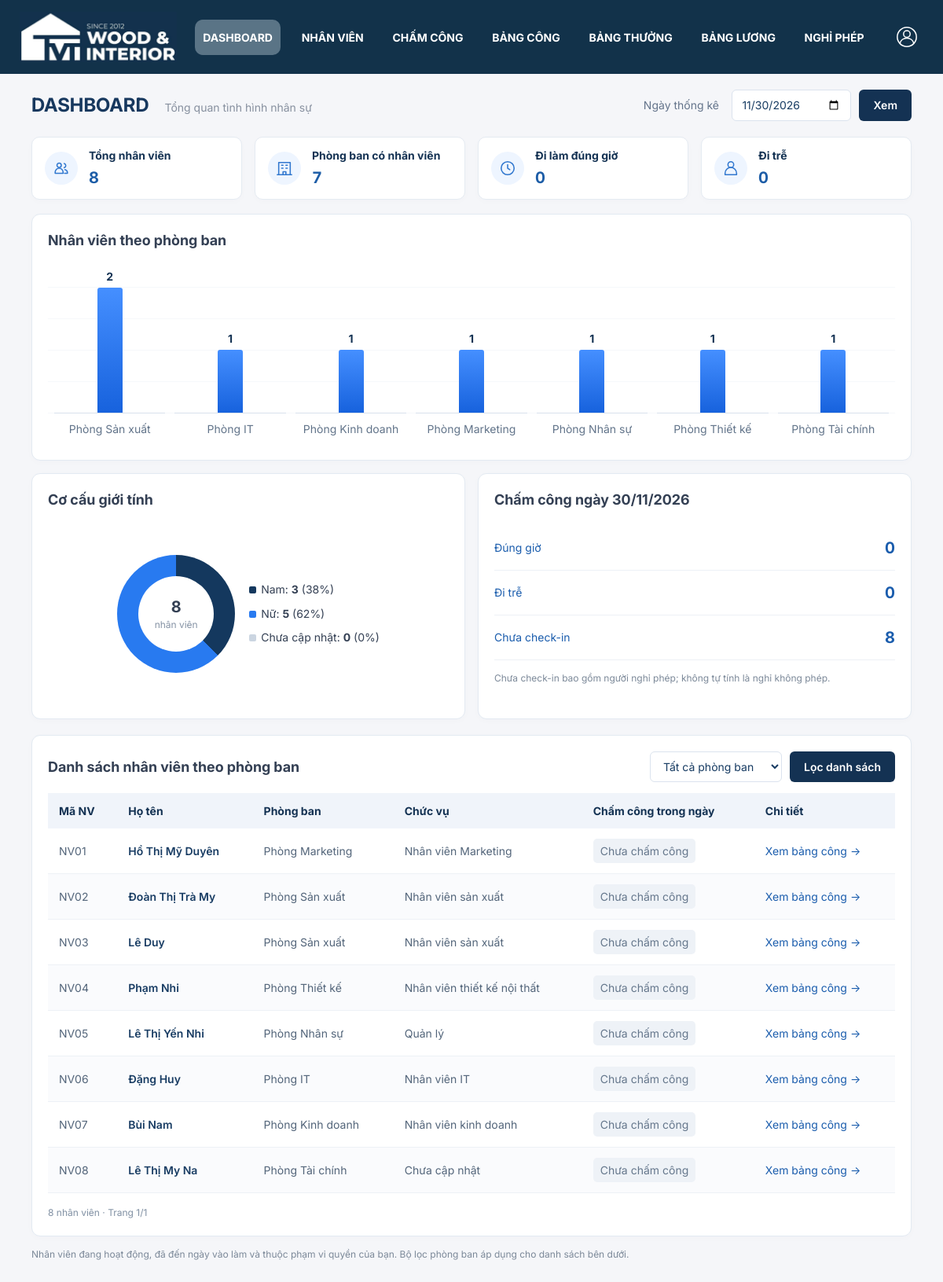
Before: /dashboard/ (signed in) with the older database file.
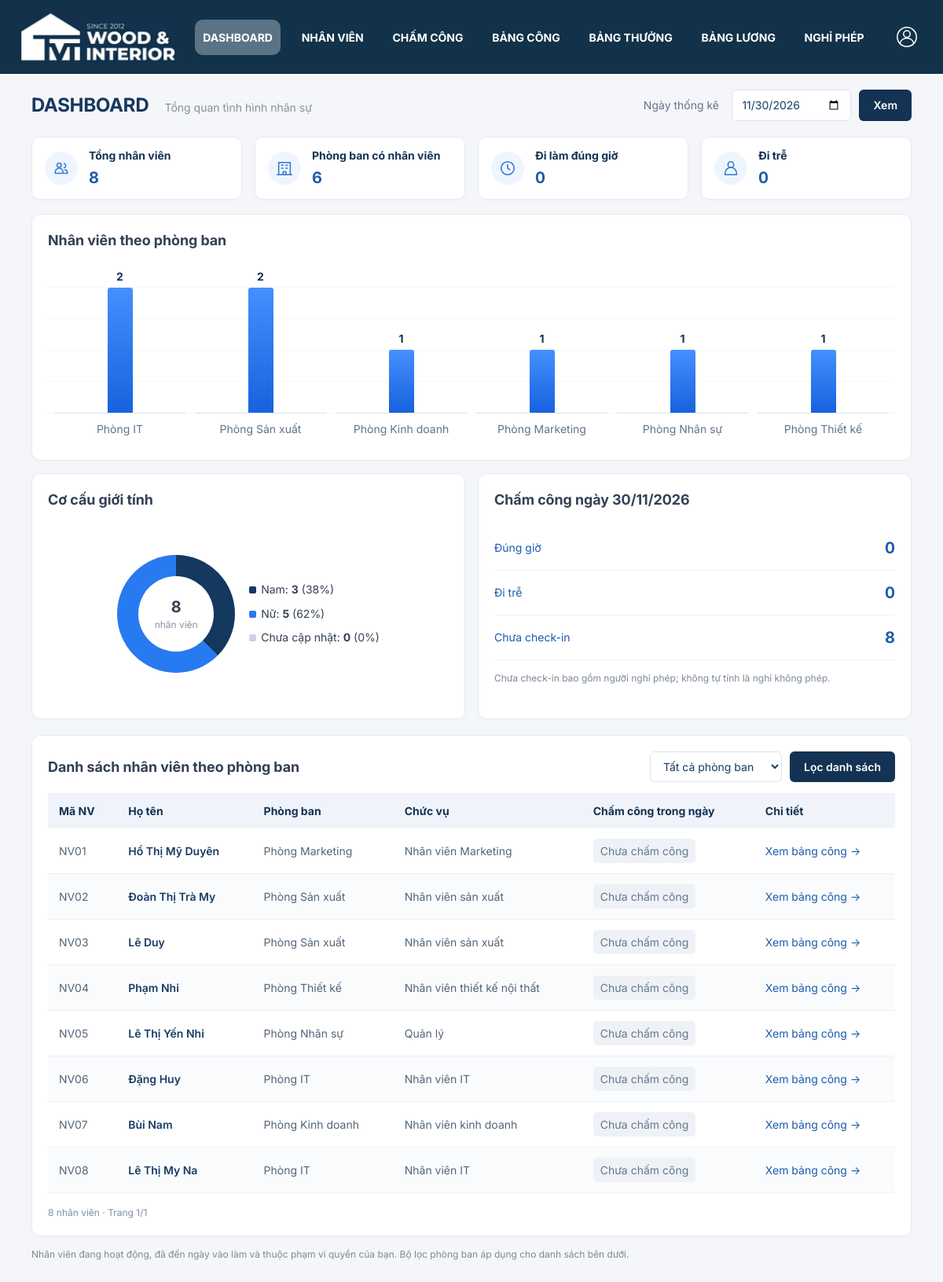
After: the same page with the newer database file.
### nhan_vien/models.py (models this page shows, shortened)
class Department(models.Model):
    code = models.CharField('Mã phòng', max_length=30, unique=True)
    name = models.CharField('Tên phòng', max_length=150)
    allows_overtime = models.BooleanField('Phòng Sản xuất được phép OT', default=False)
    manager = models.ForeignKey('Employee', null=True, blank=True, on_delete=models.SET_NULL,
                                related_name='managed_departments', verbose_name='Trưởng phòng')
    class Meta:
        db_table = 'Phong_ban'
        constraints = [models.UniqueConstraint(fields=['allows_overtime'], condition=models.Q(allows_overtime=True),
                                               name='one_production_overtime_department')]
    def __str__(self):
        return self.name

class Employee(models.Model):
    GENDER_CHOICES = [('Nam', 'Nam'), ('Nữ', 'Nữ')]
    EMPLOYMENT_STATUS_CHOICES = [
        ('Đang làm việc', 'Đang làm việc'),
        ('Tạm nghỉ', 'Tạm nghỉ'),
        ('Đã nghỉ việc', 'Đã nghỉ việc'),
    ]
    code = models.CharField('Mã nhân viên', max_length=25, unique=True)
    full_name = models.CharField('Họ tên', max_length=255)
    user = models.OneToOneField(settings.AUTH_USER_MODEL, on_delete=models.PROTECT,
                               related_name='employee', verbose_name='Tài khoản')
    department = models.ForeignKey(Department, on_delete=models.PROTECT, verbose_name='Phòng ban')
    position = models.ForeignKey('Position', null=True, blank=True, on_delete=models.SET_NULL,
                                 related_name='employees', verbose_name='Chức vụ')
    avatar = models.FileField('Ảnh đại diện', upload_to='employees/avatars/', blank=True,
                              validators=[FileExtensionValidator(['jpg', 'jpeg', 'png', 'webp'])])
    national_id = models.CharField('CCCD', max_length=12, null=True, blank=True, unique=True)
    gender = models.CharField('Giới tính', max_length=10, choices=GENDER_CHOICES, blank=True)
    date_of_birth = models.DateField('Ngày sinh', null=True, blank=True)
    phone = models.CharField('Số điện thoại', max_length=15, null=True, blank=True, unique=True)
    address = models.CharField('Địa chỉ', max_length=255, blank=True)
    hire_date = models.DateField('Ngày vào làm')
    base_salary = models.DecimalField('Lương cơ bản', max_digits=16, decimal_places=2,
                                     validators=[MinValueValidator(0)])
    payroll_settings = models.JSONField('Thiết lập tính lương dùng chung', null=True, blank=True, default=None)
    is_active = models.BooleanField('Đang làm việc', default=True)
    employment_status = models.CharField('Trạng thái nhân viên', max_length=30,
                                         choices=EMPLOYMENT_STATUS_CHOICES,
                                         default='Đang làm việc')
    class Meta:
        ordering = ['code']
        db_table = 'Ho_so_ca_nhan'

class Position(models.Model):
    department = models.ForeignKey(Department, on_delete=models.PROTECT, related_name='positions')
    name = models.CharField('Tên chức vụ', max_length=255)
    salary_coefficient = models.DecimalField('Hệ số lương chức vụ', max_digits=4,
                                             decimal_places=1, validators=[MinValueValidator(0)])
    class Meta:
        db_table = 'Chuc_vu'
        ordering = ['department__name', 'name']
        constraints = [models.UniqueConstraint(fields=['department', 'name'], name='unique_position_per_department')]

### config/views.py (the view)
# urls.py: path('dashboard/', dashboard, name='dashboard'),
@login_required
def dashboard(request):
    if not has_role(request.user, HR, DIRECTOR, MANAGER):
        return redirect('bang_cong:danh-sach')
    form = DashboardFilter(request.user, request.GET)
    context = dashboard_context(request.user, form) if form.is_valid() else {}
    query = request.GET.copy()
    query.pop('page', None)
    context.update({'form': form, 'page_obj': Paginator(context.get('employee_rows', []), 10).get_page(request.GET.get('page')),
                    'page_query': query.urlencode()})
    return render(request, 'dashboard.html', context)

### config/dashboard.py
class DashboardFilter(forms.Form):
    date = forms.DateField(label='Ngày thống kê', widget=forms.DateInput(attrs={'type': 'date'}, format='%Y-%m-%d'))
    department = forms.ModelChoiceField(label='Phòng ban', queryset=Department.objects.none(), required=False, empty_label='Tất cả phòng ban')
    def __init__(self, user, data=None):
        values = {'date': timezone.localdate().isoformat()}
        if data:
            values.update(data.dict())
        super().__init__(values)
        self.fields['department'].queryset = Department.objects.filter(pk__in=visible_employees(user).values('department_id')).order_by('name')

### nhan_vien/access.py (called while the page is built)
def has_role(user, *roles):
    return user.is_authenticated and (user.is_superuser or user.groups.filter(name__in=roles).exists())

def visible_employees(user):
    employees = Employee.objects.select_related('department', 'user')
    if has_role(user, HR, DIRECTOR):
        return employees
    if has_role(user, MANAGER):
        return employees.filter(department__manager__user=user)
    return employees.filter(user=user)

### nhan_vien/templatetags/access_tags.py (called while the page is built)
@register.simple_tag
def role_allowed(user, *roles):
    return has_role(user, *roles)

### templates/dashboard.html (shortened to what the changed rows need)
{% extends 'base.html' %}{% load static %}
{% block extra_head %}<link rel="stylesheet" href="{% static 'css/dashboard.css' %}?v=links"><link rel="stylesheet" href="{% static 'css/dashboard-typography.css' %}?v=4">{% endblock %}
{% block content %}
<section class="db-page">
<header class="db-heading"><div><h1>Dashboard</h1></div></header>
{% if form.errors %}<div class="alert alert-danger">{{ form.errors }}</div>{% else %}
<div class="db-cards">
<a class="db-card-link" href="{% url 'employees' %}?active_as_of={{ selected_day|date:'Y-m-d' }}"><span class="db-icon" aria-hidden="true"><svg viewBox="0 0 24 24"><circle cx="9" cy="8" r="3"/><path d="M3.5 19v-1.5a5.5 5.5 0 0 1 11 0V19zM16 5.5a3 3 0 0 1 0 5.8M17 14a4.5 4.5 0 0 1 3.5 4.4V19h-4"/></svg></span><div><h2>Tổng nhân viên</h2><strong>{{ total_employees }}</strong></div></a>
<a class="db-card-link" href="{% url 'departments' %}?date={{ selected_day|date:'Y-m-d' }}"><span class="db-icon" aria-hidden="true"><svg viewBox="0 0 24 24"><path d="M4 21V4h16v17M2 21h20M8 8h2m4 0h2M8 12h2m4 0h2M10 21v-4h4v4"/></svg></span><div><h2>Phòng ban có nhân viên</h2><strong>{{ department_count }}</strong></div></a>
<a class="db-card-link" href="{% url 'bang_cong:danh-sach' %}?month={{ selected_day.month }}&amp;year={{ selected_day.year }}&amp;day={{ selected_day|date:'Y-m-d' }}&amp;day_state=ontime"><span class="db-icon" aria-hidden="true"><svg viewBox="0 0 24 24"><circle cx="12" cy="12" r="9"/><path d="M12 7v5l3 2"/></svg></span><div><h2>Đi làm đúng giờ</h2><strong>{{ attendance_counts.ontime }}</strong></div></a>
<a class="db-card-link" href="{% url 'bang_cong:danh-sach' %}?month={{ selected_day.month }}&amp;year={{ selected_day.year }}&amp;day={{ selected_day|date:'Y-m-d' }}&amp;day_state=late"><span class="db-icon" aria-hidden="true"><svg viewBox="0 0 24 24"><circle cx="12" cy="7" r="4"/><path d="M4 21v-2a8 8 0 0 1 16 0v2z"/></svg></span><div><h2>Đi trễ</h2><strong>{{ attendance_counts.late }}</strong></div></a>
</div>
<div class="db-charts">
<article class="db-panel"><h2>Nhân viên theo phòng ban</h2><div class="db-bars">{% for department in departments %}<a class="db-bar-column" href="{% url 'employees' %}?active_as_of={{ selected_day|date:'Y-m-d' }}&amp;department={{ department.department_id }}"><div class="db-bar-track"><div class="db-bar" style="height:{{ department.height }}%"><strong>{{ department.total }}</strong></div></div><span>{{ department.department__name }}</span></a>{% empty %}<p>Chưa có dữ liệu nhân viên.</p>{% endfor %}</div></article>
<article class="db-panel"><h2>Cơ cấu giới tính</h2><div class="db-gender"><div class="db-donut" role="img" aria-label="Tổng {{ total_employees }} nhân viên; {% for item in genders %}{{ item.label }}: {{ item.count }}. {% endfor %}" style="background:conic-gradient(#14385e 0% {{ genders.0.end }}%,#287af0 {{ genders.0.end }}% {{ genders.1.end }}%,#cbd5e1 {{ genders.1.end }}% 100%)"><span>{{ total_employees }}<small>nhân viên</small></span></div><ul>{% for item in genders %}<li><a href="{% url 'employees' %}?active_as_of={{ selected_day|date:'Y-m-d' }}&amp;gender={{ item.value|urlencode }}"><i style="background:{{ item.color }}"></i>{{ item.label }}: <b>{{ item.count }}</b> ({{ item.percent }}%)</a></li>{% endfor %}</ul></div></article>
<article class="db-panel"><h2>Chấm công ngày {{ selected_day|date:'d/m/Y' }}</h2><dl class="db-attendance"><div><dt><a href="{% url 'bang_cong:danh-sach' %}?month={{ selected_day.month }}&amp;year={{ selected_day.year }}&amp;day={{ selected_day|date:'Y-m-d' }}&amp;day_state=ontime">Đúng giờ</a></dt><dd><a href="{% url 'bang_cong:danh-sach' %}?month={{ selected_day.month }}&amp;year={{ selected_day.year }}&amp;day={{ selected_day|date:'Y-m-d' }}&amp;day_state=ontime">{{ attendance_counts.ontime }}</a></dd></div><div><dt><a href="{% url 'bang_cong:danh-sach' %}?month={{ selected_day.month }}&amp;year={{ selected_day.year }}&amp;day={{ selected_day|date:'Y-m-d' }}&amp;day_state=late">Đi trễ</a></dt><dd><a href="{% url 'bang_cong:danh-sach' %}?month={{ selected_day.month }}&amp;year={{ selected_day.year }}&amp;day={{ selected_day|date:'Y-m-d' }}&amp;day_state=late">{{ attendance_counts.late }}</a></dd></div><div><dt><a href="{% url 'bang_cong:danh-sach' %}?month={{ selected_day.month }}&amp;year={{ selected_day.year }}&amp;day={{ selected_day|date:'Y-m-d' }}&amp;day_state=unchecked">Chưa check-in</a></dt><dd><a href="{% url 'bang_cong:danh-sach' %}?month={{ selected_day.month }}&amp;year={{ selected_day.year }}&amp;day={{ selected_day|date:'Y-m-d' }}&amp;day_state=unchecked">{{ attendance_counts.unchecked }}</a></dd></div></dl><p class="db-note">Chưa check-in bao gồm người nghỉ phép; không tự tính là nghỉ không phép.</p>{% if schedule_missing %}<p class="db-note">Chưa có ca cấu hình nên chưa phân loại đúng giờ/đi trễ.</p>{% endif %}</article>
</div>
<article class="db-panel db-list"><div class="db-list-heading"><h2>Danh sách nhân viên theo phòng ban</h2><form method="get">{{ form.department }}<button>Lọc danh sách</button></form></div>
<div class="db-table-scroll"><table><thead><tr><th>Mã NV</th><th>Họ tên</th><th>Phòng ban</th><th>Chức vụ</th><th>Chấm công trong ngày</th><th>Chi tiết</th></tr></thead><tbody>{% for row in page_obj %}<tr><td>{{ row.employee.code }}</td><td class="db-name">{{ row.employee.full_name }}</td><td>{{ row.employee.department.name }}</td><td>{{ row.employee.position.name|default:'Chưa cập nhật' }}</td><td><span class="db-state {{ row.state }}">{{ row.label }}</span></td><td><a href="{% url 'bang_cong:cong-nhan-vien' row.employee.pk %}?month={{ selected_day.month }}&amp;year={{ selected_day.year }}">Xem bảng công →</a></td></tr>{% empty %}<tr><td colspan="6" class="db-empty">Không có nhân viên trong phạm vi hoặc phòng ban đã chọn.</td></tr>{% endfor %}</tbody></table></div>
<footer class="db-list-footer"><span>{{ page_obj.paginator.count }} nhân viên · Trang {{ page_obj.number }}/{{ page_obj.paginator.num_pages }}</span></footer></article>
<p class="db-note">Nhân viên đang hoạt động, đã đến ngày vào làm và thuộc phạm vi quyền của bạn. Bộ lọc phòng ban áp dụng cho danh sách bên dưới.</p>
{% endif %}</section>
{% endblock %}

Changed rows visible on the page:
no longer on this page (row unchanged): Department: {{ department.height }} 50 (drawn), total "1", department__name "Phòng Tài chính"
shown differently, row unchanged: Department "Phòng IT": {{ department.height }} 50 → 100 (drawn); total "1" → "2"; moves up the list
changed Employee "NV08": employee.department.name "Phòng Tài chính" → "Phòng IT"; employee.position.name "Chưa cập nhật" → "Nhân viên IT"
Other visible differences:
{{ department_count }}: "7" → "6"
